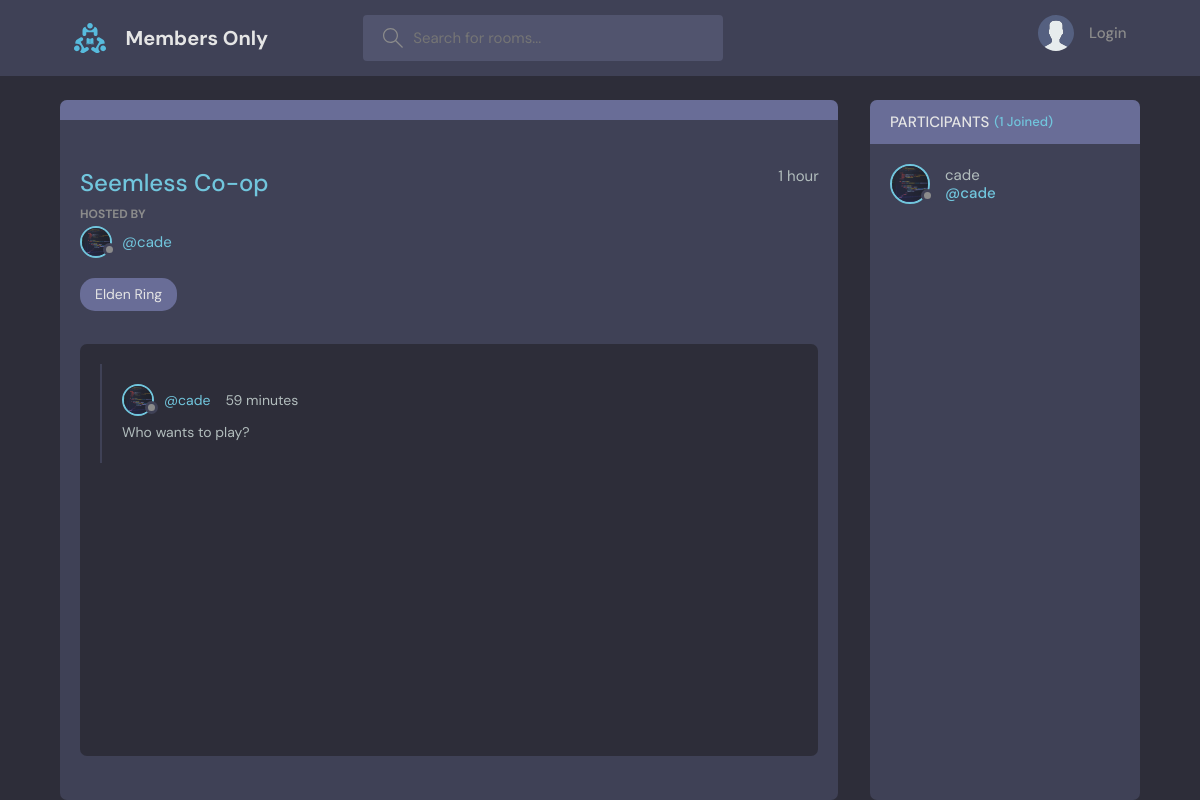
The page /room/4/ on the database its author committed.
### base/models.py (models this page shows, shortened)
class Room(models.Model):
    host = models.ForeignKey(User, on_delete=models.SET_NULL, null=True)
    topic = models.ForeignKey(Topic, on_delete=models.SET_NULL, null=True)
    name = models.CharField(max_length=200)
    description = models.TextField(null=True, blank=True)
    participants = models.ManyToManyField(User, related_name='participants', blank=True)
    updated = models.DateTimeField(auto_now=True)
    created = models.DateTimeField(auto_now_add=True)
    class Meta:
        ordering = ['-updated', '-created']

class User(AbstractUser):
    name = models.CharField(max_length=200, null=True)
    email = models.EmailField(unique=True, null=True)
    bio = models.TextField(null=True)
    avatar = models.ImageField(null=True, default="avatar.svg")
    USERNAME_FIELD = 'email'
    REQUIRED_FIELDS = []

class Topic(models.Model):
    name = models.CharField(max_length=200)
    def __str__(self):
        return self.name

class Message(models.Model):
    user = models.ForeignKey(User, on_delete=models.CASCADE)
    room = models.ForeignKey(Room, on_delete=models.CASCADE)
    body = models.TextField()
    updated = models.DateTimeField(auto_now=True)
    created = models.DateTimeField(auto_now_add=True)
    class Meta:
        ordering = ['-updated', '-created']

### base/views.py (the view, shortened to what this page needs)
# urls.py: path('room/<str:pk>/', views.room, name="room"),
def room(request, pk):
    room = Room.objects.get(id=pk)
    room_messages = room.message_set.all().order_by('-created')
    participants = room.participants.all()
    context = {"room":room, "room_messages":room_messages,
                "participants":participants}
    return render(request, 'base/room.html', context)

### base/templates/base/room.html (shortened to what this page needs)
{% extends 'main.html' %}
    {% block content %}
    <main class="profile-page layout layout--2">
      <div class="container">
        <div class="room">
          <div class="room__top">
          </div>
          <div class="room__box scroll">
            <div class="room__header scroll">
              <div class="room__info">
                <h3>{{room.name}}</h3>
                <span>{{room.created | timesince}}</span>
              </div>
              <div class="room__hosted">
                <p>Hosted By</p>
                <a href="{% url 'user-profile' user.id %}" class="room__author">
                  <div class="avatar avatar--small">
                    <img src="{{room.host.avatar.url}}" />
                  </div>
                  <span>@{{room.host.username}}</span>
                </a>
              </div>
              <span class="room__topics">{{room.topic}}</span>
            </div>
            <div class="room__conversation">
              <div class="threads scroll">
                {% for message in room_messages %}
                <div class="thread">
                  <div class="thread__top">
                    <div class="thread__author">
                      <a href="{% url 'user-profile' user.id %}" class="thread__authorInfo">
                        <div class="avatar avatar--small">
                          <img src="{{message.user.avatar.url}}" />
                        </div>
                        <span>@{{message.user.username}}</span>
                      </a>
                      <span class="thread__date">{{message.created | timesince}}</span>
                    </div>
                  </div>
                  <div class="thread__details">
                    {{message.body}}
                  </div>
                </div>
                {% endfor %}
              </div>
            </div>
          </div>
        </div>
        <div class="participants">
          <h3 class="participants__top">Participants <span>({{participants.count}} Joined)</span></h3>
          <div class="participants__list scroll">
            {% for user in participants %}
            <a href="{% url 'user-profile' user.id %}" class="participant">
              <div class="avatar avatar--medium">
                <img src="{{user.avatar.url}}" />
              </div>
              <p>
                {{user.username}}
                <span>@{{user.username}}</span>
              </p>
            </a>
            {% endfor %}
          </div>
        </div>
      </div>
    </main>
  {% endblock %}

### static/styles/style.css (style rules this page uses)
:root { --color-main: #71c6dd; --color-main-light: #e1f6fb; --color-dark: #3f4156; --color-dark-medium: #51546e; --color-dark-light: #696d97; --color-light: #e5e5e5; --color-gray: #8b8b8b; --color-light-gray: #b2bdbd; --color-bg: #2d2d39; --color-success: #5dd693; --color-error: #fc4b0b; }
* { font-family: "DM Sans", -apple-system, BlinkMacSystemFont, "Segoe UI", Roboto, Oxygen, Ubuntu, Cantarell, "Open Sans", "Helvetica Neue", sans-serif; margin: 0; padding: 0; box-sizing: border-box; text-rendering: optimizeLegibility; font-size: inherit; }
html { font-size: 56.25%; }
@media only screen and (min-width: 1200px) { html { font-size: 62.5%; } }
body { line-height: 1.6; font-weight: 400; font-size: 1.5rem; color: var(--color-light-gray); background-color: var(--color-bg); min-height: 100vh; }
img { width: 100%; }
a { display: inline-block; color: var(--color-main); text-decoration: none; }
.container { max-width: 120rem; width: 90%; margin: auto; }
.avatar { position: relative; display: inline-block; border-radius: 50%; border: 2px solid var(--color-main); }
.avatar img { display: block; border-radius: 50%; object-fit: cover; object-position: center; }
.avatar::after { content: ""; display: block; position: absolute; background-color: var(--color-gray); z-index: 111; border-radius: 50%; border: 0.3rem solid var(--color-dark); }
.avatar.avatar--small img { width: 2.8rem; height: 2.8rem; }
.avatar.avatar--small:after { width: 0.7rem; height: 0.7rem; bottom: 0px; right: -6px; }
.avatar.avatar--medium img { width: 3.6rem; height: 3.6rem; border-radius: 50%; }
.avatar.avatar--medium:after { width: 0.7rem; height: 0.7rem; bottom: 0px; right: -6px; }
.layout { margin-top: 2.4rem; }
.layout > .container { display: flex; justify-content: space-between; align-items: flex-start; }
.layout--2 > .container > div:first-child { flex-basis: 72%; }
.layout--2 > .container > div:last-child { flex-basis: 25%; }
.room, .participants { background: var(--color-dark); max-height: 87.5vh; border-radius: 0.7rem; overflow: hidden; position: relative; }
.room__top, .participants__top { background: var(--color-dark-light); display: flex; justify-content: space-between; align-items: center; padding: 1rem 2rem; position: relative; }
.room__topLeft h3, .participants__top { text-transform: uppercase; font-weight: 500; color: var(--color-light); }
.room__header { max-height: 30vh; overflow-y: auto; position: absolute; width: 95%; background: var(--color-dark); z-index: 999; top: 4.4rem; padding-top: 2rem; padding-bottom: 1rem; }
.room__box { padding-left: 2rem; padding-right: 2rem; height: 80.5vh; padding-bottom: 0; }
.room__info { display: flex; justify-content: space-between; }
.room__info h3 { font-size: 2.4rem; font-weight: 500; color: var(--color-main); }
.room__hosted p { text-transform: uppercase; color: var(--color-gray); font-size: 1.2rem; font-weight: 700; line-height: 2; }
.room__author { display: flex; gap: 1rem; align-items: center; margin-bottom: 1rem; transition: all 0.3s ease-in-out; }
.room__topics { padding: 0.5rem 1.5rem; background: var(--color-dark-light); color: var(--color-light); display: inline-block; font-size: 1.4rem; border-radius: 1.5rem; margin: 1rem 0; }
.room__conversation { margin-top: 1rem; margin-bottom: 4rem; height: 64%; }
.threads { background: var(--color-bg); border-radius: 0.7rem; overflow-y: auto; height: 100%; margin-top: 28vh; padding: 0 2rem 4rem 2rem; }
.thread { border-left: 2px solid var(--color-dark); padding-left: 1rem; margin: 2rem 0; padding: 2rem; }
.thread__top { display: flex; align-items: center; justify-content: space-between; }
.thread__author { display: flex; align-items: center; gap: 1.5rem; font-size: 1.4rem; }
.thread__authorInfo { display: flex; align-items: center; gap: 1rem; }
.thread__details { font-size: 1.4rem; margin-top: 0.5rem; }
.participants__top span { color: var(--color-main); font-size: 1.3rem; text-transform: none; }
.participants__top { justify-content: flex-start; gap: 0.5rem; }
.participants__list { padding: 2rem; height: 82.5vh; overflow-y: scroll; padding-bottom: 0; }
.participant { display: flex; align-items: center; gap: 1.5rem; margin-bottom: 2rem; }
.participant p { color: var(--color-light-gray); line-height: 1.2; }
.participant span { display: block; font-weight: 500; color: var(--color-main); font-weight: 1.4rem; }

### rows shown on the page
Room: name "Seemless Co-op", created "1 hour", host.avatar (picture), host.username "cade", topic "Elden Ring"
Message: user.avatar (picture), user.username "cade", created "59 minutes", body "Who wants to play?"
User: avatar (picture), username "cade"

### other values the page prints
{{ participants.count }} "1"
